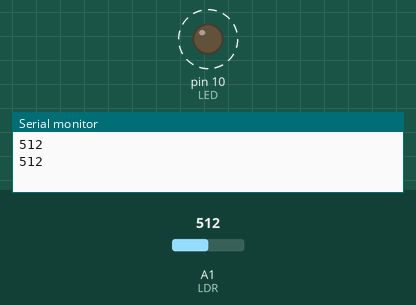
A sketch run on a simulated Arduino Uno, built with avr-gcc and run on an emulated ATmega328P. On the bench: output pins drawn as LEDs (lit = HIGH), the last lines printed to the serial monitor. Dashed ring = blinking. Inputs (shaded band) come from the test bench; at power-on: A1 (LDR) = 512.

Above: at 1.8 s.
1.9 s: A1 (LDR) set to 306
At 2.2 s:
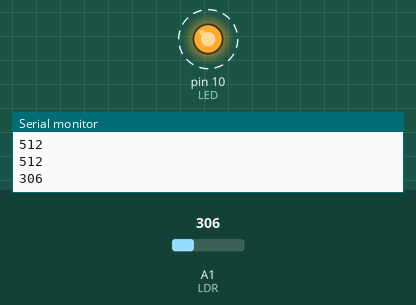
5.4 s: A1 (LDR) set to 122
At 5.56 s:
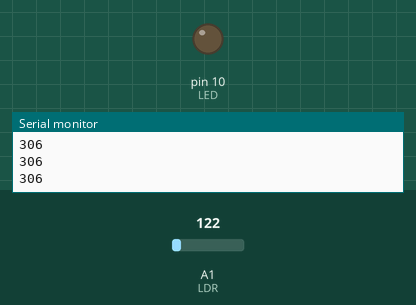
Timing chart, 0 to 14.9 s (numbered marks = the images above; inputs shaded):
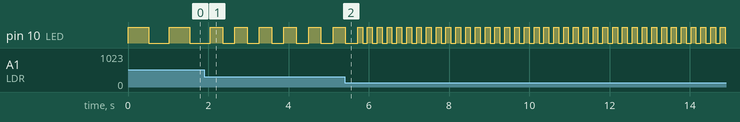

The sketch:

LDR.ino
```cpp
/*
Tyler Deck
LDR
14.12.2022
*/


int LDR = 1;
int Helligkeit;
int LED = 10;
int MS = 200;


void setup()
{
  pinMode(LED,OUTPUT);
  Serial.begin(9600);
}

void loop()
{
  Helligkeit = analogRead(LDR);
  Serial.println(Helligkeit);
  digitalWrite(LED,HIGH);
  delay(Helligkeit);
  digitalWrite(LED,LOW);
  delay(Helligkeit);
}
```

Measured:
- after the input at 1.9 s, pin 10 (LED): alternates HIGH for 0.31 s and LOW for 0.31 s, starting after 0.46 s
- by itself, pin 10 (LED): alternates HIGH for 0.51 s and LOW for 0.51 s
